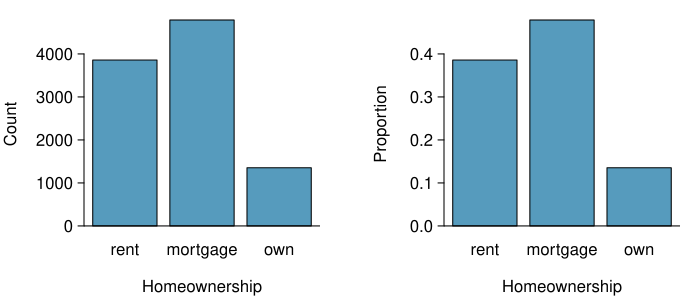

Write R code to recreate this figure.
require(openintro)

x <- loans_full_schema$homeownership

myPDF('loan_homeownership_bar_plot.pdf',
      7,
      3,
      mar = c(3.6, 4.2, 1, 1.5),
      mgp = c(3.2, 0.55, 0),
      mfrow = 1:2)
t <- table(x)
names(t) <- tolower(names(t))
barplot(t,
        axes = TRUE,
        xlab = '',
        ylab = 'Count',
        main = '',
        # ylim = c(0,2700),
        col = COL[1])
abline(h = 0)
mtext("Homeownership", 1, 2.4)

par(mar = c(3.6, 4.7, 1, 1))
barplot(t / sum(t),
        axes = FALSE,
        xlab = '',
        ylab = '',
        main = '',
        # ylim = c(0, 2700) / sum(t),
        col = COL[1])
# at <- seq(0, 0.6, 0.2)
axis(2)
# AxisInPercent(2, at = seq(0, 40, 10))
par(las = 0)
mtext('Proportion', side = 2, line = 2.7)
mtext("Homeownership", 1, 2.4)
abline(h = 0)
dev.off()

table(x)
